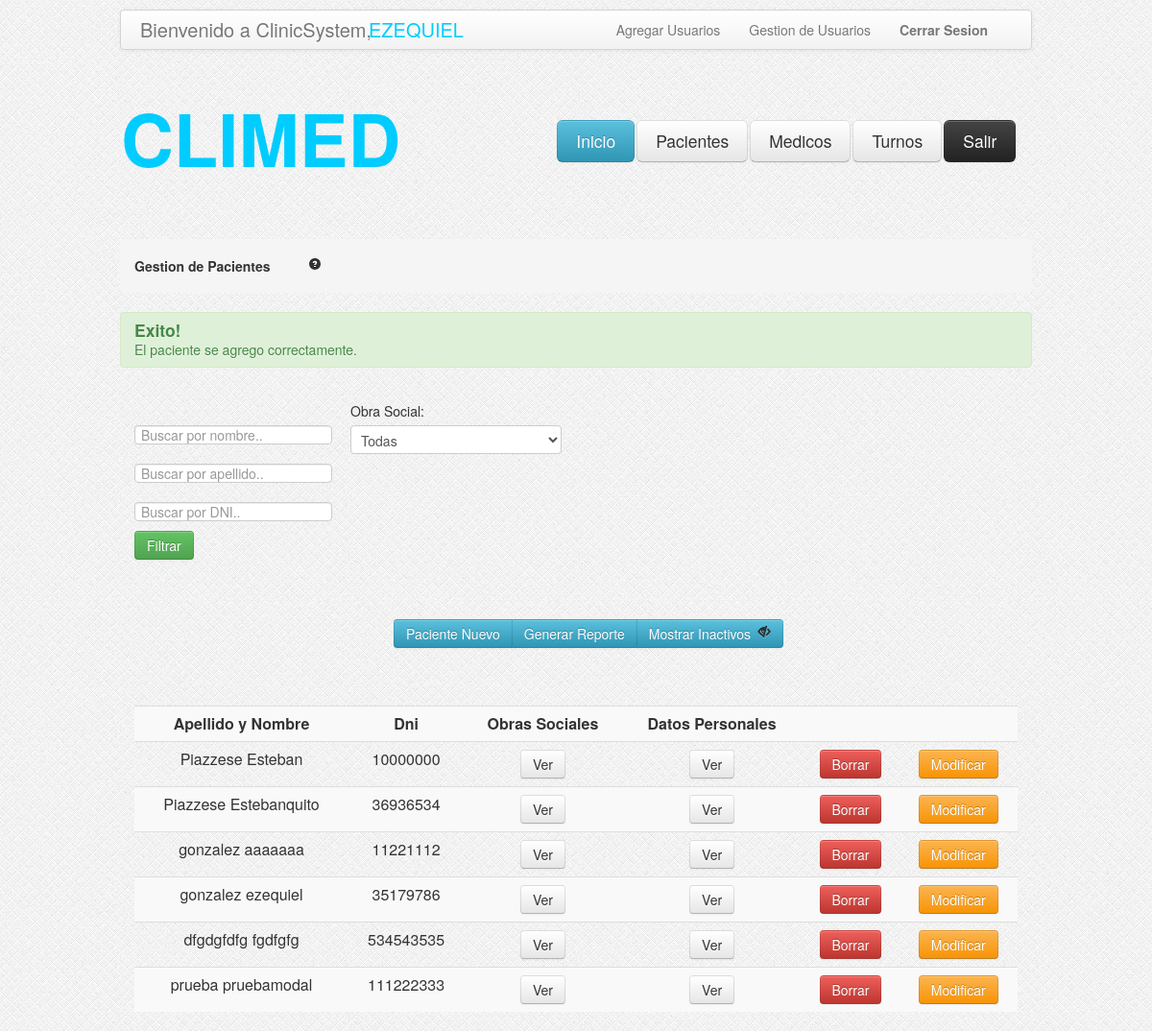
/GestionPacientes.php?Correcto=1 (signed in), run on the app's committed database.
### tables this page shows
CREATE TABLE IF NOT EXISTS `pacientes` (
  `idpaciente` int(11) NOT NULL AUTO_INCREMENT,
  `dni` int(11) NOT NULL,
  `apellido` varchar(100) NOT NULL,
  `nombre` varchar(100) NOT NULL,
  `email` varchar(100) DEFAULT NULL,
  `telefono` int(11) NOT NULL,
  `fechaNac` date NOT NULL,
  `direccion` varchar(255) NOT NULL,
  `activo` tinyint(4) NOT NULL DEFAULT '1',
  PRIMARY KEY (`idpaciente`)
);

### GestionPacientes.php (the view, shortened to what this page needs)
<?php
	if (!isset($_REQUEST['ojito'])) {
		$ojito=1;
	} else {
		$ojito=$_REQUEST['ojito'];
	}
if(isset($_POST['filtro'])){
    $filtro = $_POST['filtro'];
    $criterio = "";
    if(isset($_POST['nom'])){
    	$nombre = $_POST['nom'];
    	if($nombre != ""){
    		$criterio.="  and p.nombre LIKE '".$nombre."%'  ";
    	}
    }
    if(isset($_POST['ape'])){
    	$apellido = $_POST['ape'];
    	if($apellido != ""){
    		$criterio.="  and p.apellido LIKE '".$apellido."%' ";
    	}
    }
    if(isset($_POST['dni'])){
    	$dni = $_POST['dni'];
    	if($dni != ""){
    		$criterio.="  and p.dni = ".$dni."  ";
    	}
    }
    if(isset($_POST['obraSocial'])){
    	$obra = $_POST['obraSocial'];
    	if($obra > 0){
    		$criterio.="  and po.idobra = ".$obra."  ";
    	}
    }
 	$consulta = "SELECT DISTINCT * FROM pacientes as p
 				 INNER JOIN pac_obrasocial as po on p.idpaciente = po.idpaciente
 				 WHERE (p.activo = ".$ojito." OR 0 = ".$ojito.") " .$criterio. "
 				 GROUP BY p.dni";
	$resultado = mysql_query($consulta);
}else{
 	$consulta = "SELECT * FROM pacientes WHERE (pacientes.activo = ".$ojito." OR 0 = ".$ojito.") ";
	$resultado = mysql_query($consulta);
}
?>
<head>
<link rel="stylesheet" type="text/css" href="css/estilo.css"/>
<link rel="stylesheet" type="text/css" href="css/bootstrap.css"/>
<link rel="stylesheet" type="text/css" href="css/bootstrap-responsive.css"/>
</head>
<body style="background-image:url('images/bg.png')">
	<?php include_once('header.php'); ?>
	<div class="encapsulador">
		<div class="contenedor">
			<ul class="breadcrumb">
				<li>
					<h5>Gestion de Pacientes<a href="#" style="margin-left: 40px;"><i class="icon-question-sign"></i></a></h5>
				</li>
			</ul>
			<?php
				if(isset($_GET['Correcto'])){
					if($_GET['Correcto'] == 1){
						echo"<div class='alert alert-success'>
							<h4>Exito!</h4>
							El paciente se agrego correctamente.
							</div>";
					}
				}
			?>
			<div id="form-gestion-pacientes">
				<form class="form-horizontal" method="POST" action="GestionPacientes.php?ojito=<?php echo $ojito; ?>" enctype="multipart/form-data" >
					<div style="margin-top: 60px;">
						<div class="control-group">
							<input name="nom" id="nom" type="text" placeholder="Buscar por nombre..">
						</div>
						<div class="control-group">
							<input name="ape" id="ape" type="text" placeholder="Buscar por apellido..">
						</div>
						<div class="control-group">
							<input name="dni" id="dni" type="text" placeholder="Buscar por DNI..">
						</div>
					</div>
					<div style="margin-top: -145px; margin-left: 225px;">
						<label>Obra Social:</label>
						<select id="obraSocial" name="obraSocial">
							<option value=0>Todas</option>
						</select>
					</div>
					<div style="margin-top: 80px;">
						<button class="btn btn-success" type="submit">Filtrar</button>
					</div>
				</form>
			</div>
			<div id="tabla-gestion-pacientes">
				<div class="btn-group" style="margin-top: -13px; margin-left: 270;">
				        <button class="btn btn-info" type="button" onclick="location.href='AltaPacientes.php'">Paciente Nuevo</button>
	                    <?php
	                    if ($_SESSION['tipo'] != "administrador") {
	                    ?>
	                    	 <button class="btn btn-info" type="button" disabled>Generar Reporte</button>
					   	<?php
					   	}else{
					   	?>
					   		 <button class="btn btn-info" type="button" onclick="location.href='ReportePacientes.php?ojito=<?php echo $ojito ?>&filtro=<?php echo $filtro; ?>&nombre=<?php echo $nombre; ?>&apellido=<?php echo $apellido; ?>&dni=<?php echo $dni; ?>&obra=<?php echo $obra; ?>'">Generar Reporte</button>
					   	<?php
					   	}
					   	?>
					    <button class="btn btn-info" type="button"
						<?php	if($ojito == 1){ ?>
									onclick="location.href='GestionPacientes.php?ojito=0'"> Mostrar Inactivos <i class="icon-eye-close" style="margin-left: 3px;"></i>
						<?php	} else { ?>
									onclick="location.href='GestionPacientes.php?ojito=1'"> Ocultar Inactivos <i class="icon-eye-open" style="margin-left: 3px;"></i>
						<?php	} ?>
						</button>
				</div>
				<br></br>
				<br></br>
				<table class="table table-striped">
					<tr>
						<td><b>Apellido y Nombre</b></td>
						<td><b>Dni</b></td>
						<td><b>Obras Sociales</b></td>
						<td><b>Datos Personales</b></td>
						<td></td>
						<td></td>
					</tr>
					<?php
				while ($valor = mysql_fetch_array($resultado))
				{
				?>
					<tr>
						<td><?php echo $valor["apellido"]; ?> <?php echo $valor["nombre"]; ?></td>
						<td><?php echo $valor["dni"]; ?></td>
						<?php
						$idpaciente = $valor['idpaciente'];
						?>
						<td><a data-toggle="modal" role="button" href="#obrasSocialesPaciente<?php echo $idpaciente; ?>" class="btn">Ver</a></td>
						<td><a data-toggle="modal" role="button" href="#datosPersonalesPaciente<?php echo $idpaciente; ?>" class="btn">Ver</a></td>
						<?php
								if( $valor["activo"] == 1 ){
						?>
									<td><a data-toggle="modal" role="button" href="#borrar<?php echo $idpaciente; ?>" class="btn btn-danger">Borrar</a></td>
						<?php	}else{ ?>
									<td><button class="btn btn-success" type="button" onclick="location.href='HabilitarPaciente.php?idpaciente=<?php echo $idpaciente; ?> '">Habilitar</button></td>
						<?php	}  	?>
						<td><button class="btn btn-warning" onclick="location.href='CargaPaciente.php?idpaciente=<?php echo $idpaciente; ?> '" type="button">Modificar</button> </td>
					</tr>
				<?php
				}
				?>
				</table>
			</div>
		</div>
	</div>
</body>
</html>

### css/estilo.css (style rules this page uses)
.encapsulador { width:950px; height:auto; margin: auto; }
.contenedor { margin-top: 75px; }
#form-gestion-pacientes { margin-top: 50px; margin-left: 15px; margin-right: 15px; }
#tabla-gestion-pacientes { margin-top: 75px; margin-left: 15px; margin-right: 15px; }

### data on the page
pacientes: apellido "Piazzese", nombre "Esteban", dni "10000000"
pacientes: apellido "Piazzese", nombre "Estebanquito", dni "36936534"
pacientes: apellido "gonzalez", nombre "aaaaaaa", dni "11221112"
pacientes: apellido "gonzalez", nombre "ezequiel", dni "35179786"
pacientes: apellido "dfgdgfdfg", nombre "fgdfgfg", dni "534543535"
pacientes: apellido "prueba", nombre "pruebamodal", dni "111222333"

### other printed values
$usuario "EZEQUIEL"
